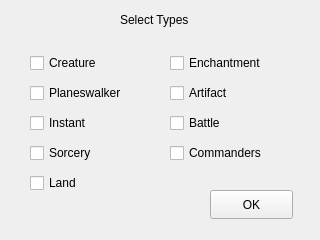
<?xml version="1.0" encoding="UTF-8"?>
<ui version="4.0">
 <class>MainWindow</class>
 <widget class="QMainWindow" name="MainWindow">
  <property name="geometry">
   <rect>
    <x>0</x>
    <y>0</y>
    <width>320</width>
    <height>240</height>
   </rect>
  </property>
  <property name="windowTitle">
   <string>MainWindow</string>
  </property>
  <widget class="QWidget" name="centralwidget">
   <widget class="QLabel" name="label">
    <property name="geometry">
     <rect>
      <x>120</x>
      <y>10</y>
      <width>91</width>
      <height>20</height>
     </rect>
    </property>
    <property name="text">
     <string>Select Types</string>
    </property>
   </widget>
   <widget class="QCheckBox" name="checkBox">
    <property name="geometry">
     <rect>
      <x>30</x>
      <y>50</y>
      <width>93</width>
      <height>26</height>
     </rect>
    </property>
    <property name="text">
     <string>Creature</string>
    </property>
   </widget>
   <widget class="QCheckBox" name="checkBox_2">
    <property name="geometry">
     <rect>
      <x>30</x>
      <y>80</y>
      <width>111</width>
      <height>26</height>
     </rect>
    </property>
    <property name="text">
     <string>Planeswalker</string>
    </property>
   </widget>
   <widget class="QCheckBox" name="checkBox_3">
    <property name="geometry">
     <rect>
      <x>30</x>
      <y>110</y>
      <width>93</width>
      <height>26</height>
     </rect>
    </property>
    <property name="text">
     <string>Instant</string>
    </property>
   </widget>
   <widget class="QCheckBox" name="checkBox_4">
    <property name="geometry">
     <rect>
      <x>30</x>
      <y>140</y>
      <width>93</width>
      <height>26</height>
     </rect>
    </property>
    <property name="text">
     <string>Sorcery</string>
    </property>
   </widget>
   <widget class="QCheckBox" name="checkBox_5">
    <property name="geometry">
     <rect>
      <x>170</x>
      <y>50</y>
      <width>111</width>
      <height>26</height>
     </rect>
    </property>
    <property name="text">
     <string>Enchantment</string>
    </property>
   </widget>
   <widget class="QCheckBox" name="checkBox_6">
    <property name="geometry">
     <rect>
      <x>170</x>
      <y>80</y>
      <width>93</width>
      <height>26</height>
     </rect>
    </property>
    <property name="text">
     <string>Artifact</string>
    </property>
   </widget>
   <widget class="QCheckBox" name="checkBox_7">
    <property name="geometry">
     <rect>
      <x>170</x>
      <y>110</y>
      <width>93</width>
      <height>26</height>
     </rect>
    </property>
    <property name="text">
     <string>Battle</string>
    </property>
   </widget>
   <widget class="QCheckBox" name="checkBox_8">
    <property name="geometry">
     <rect>
      <x>170</x>
      <y>140</y>
      <width>121</width>
      <height>26</height>
     </rect>
    </property>
    <property name="text">
     <string>Commanders</string>
    </property>
   </widget>
   <widget class="QCheckBox" name="checkBox_9">
    <property name="geometry">
     <rect>
      <x>30</x>
      <y>170</y>
      <width>93</width>
      <height>26</height>
     </rect>
    </property>
    <property name="text">
     <string>Land</string>
    </property>
   </widget>
   <widget class="QPushButton" name="pushButton">
    <property name="geometry">
     <rect>
      <x>210</x>
      <y>190</y>
      <width>83</width>
      <height>29</height>
     </rect>
    </property>
    <property name="text">
     <string>OK</string>
    </property>
   </widget>
  </widget>
 </widget>
 <resources/>
 <connections/>
</ui>
